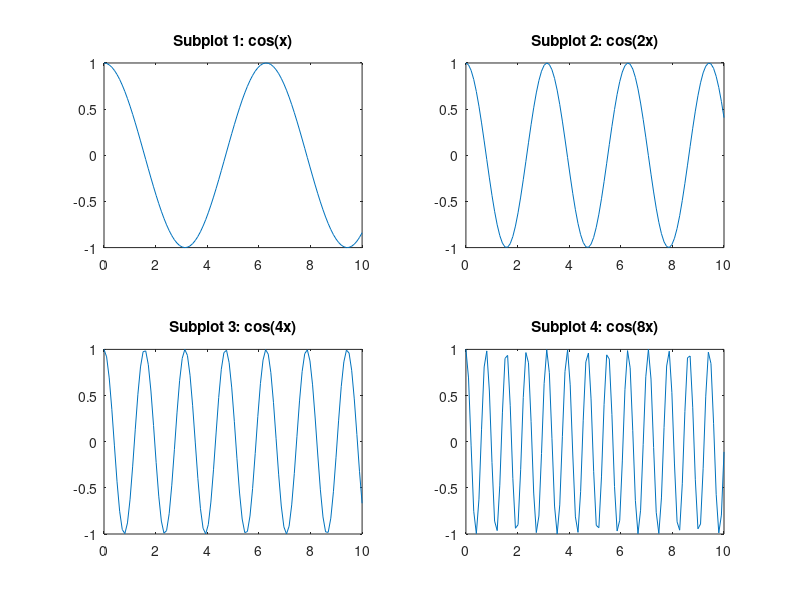

MATLAB code to generate this figure:
subplot(2,2,1)
x = linspace(0,10);
y1 = cos(x);
plot(x,y1)
title('Subplot 1: cos(x)')

subplot(2,2,2)
y2 = cos(2*x);
plot(x,y2)
title('Subplot 2: cos(2x)')

subplot(2,2,3)
y3 = cos(4*x);
plot(x,y3)
title('Subplot 3: cos(4x)')

subplot(2,2,4)
y4 = cos(8*x);
plot(x,y4)
title('Subplot 4: cos(8x)')